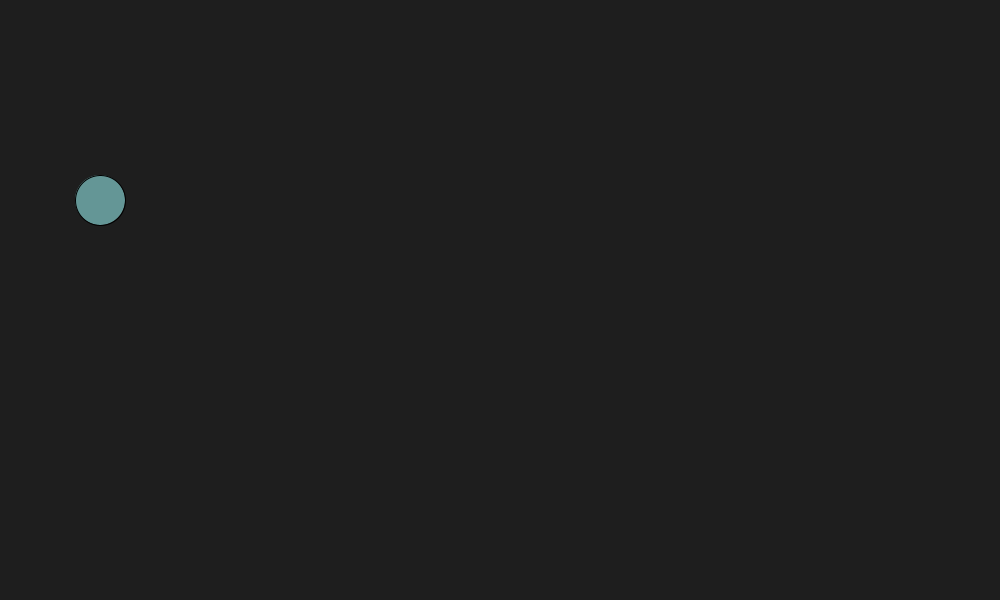
Frame 1 (no input)
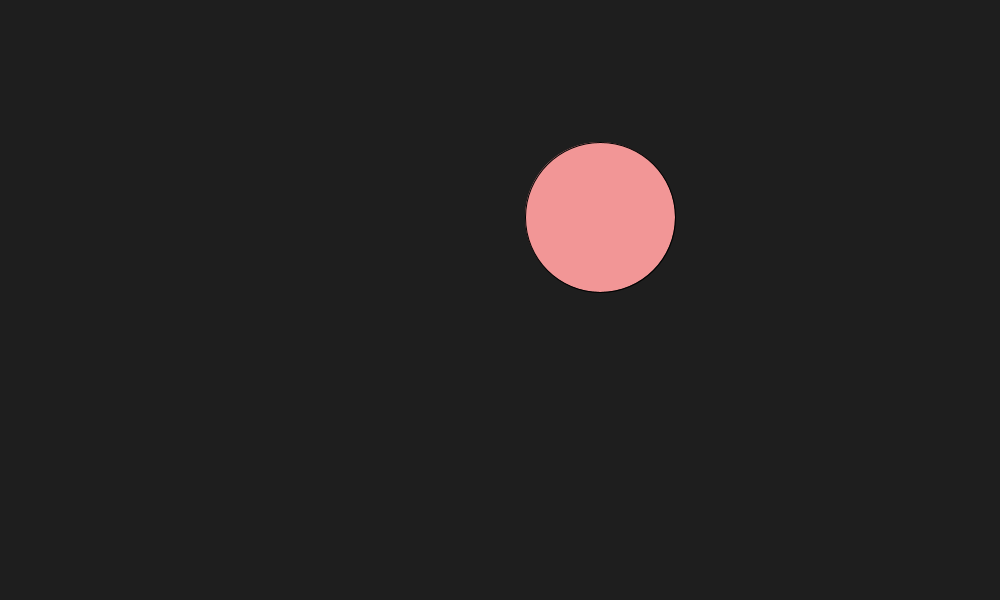
Frame 60 (the mouse pressed at the canvas centre just before this capture)
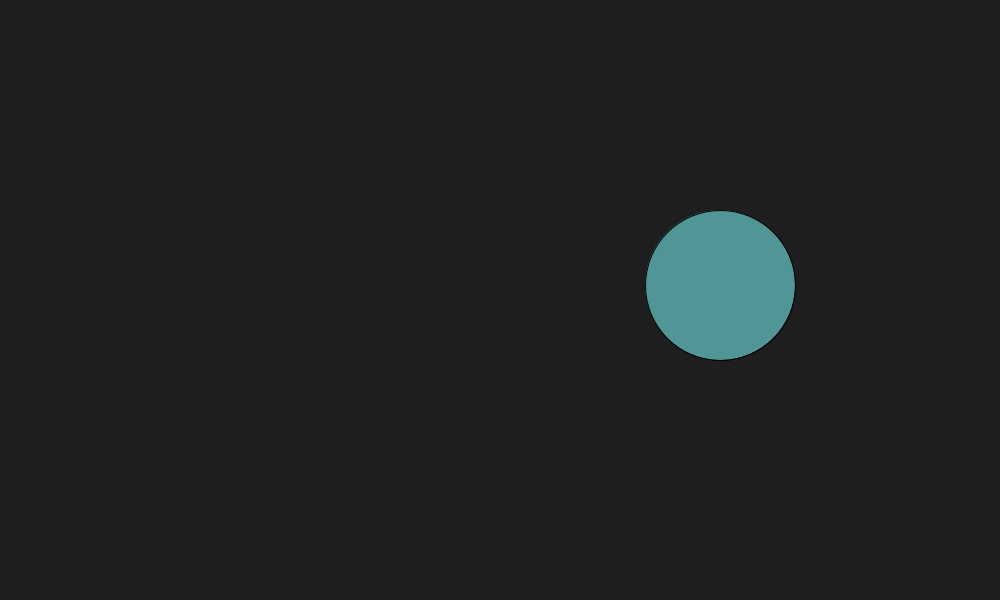
Frame 120 (the mouse held since frame 60 and released just before this capture)

The Processing sketch that drew these frames (run headless with seeded random() and noise(); from frame 60 on, the mouse is pressed at the canvas centre):

// Processing sketch: i_bouncing_ball
// ── i_bouncing_ball.pde
// declare variables
float ell_x = 0.0;
float ell_y = 200.0;
float ell_size = 50.0;

float direction_x = 1.0;
float direction_y = 1.0;

float red_component = 100.0;

void setup() {
  // initialise screen
  size(1000, 600);
  // initialise variables
  ell_x = 100.0;
  ell_y = 200.0;
  ell_size = 50.0;
  ellipseMode(CENTER);
}

void draw() {
  // draw background
  background(30);
  // draw ellangle
  fill(red_component, 150, 150);
  ellipse(ell_x, ell_y, ell_size, ell_size);
  ell_x = ell_x + direction_x*20;
  ell_y = ell_y + direction_y*17;
  if (ell_x > width - ell_size/2.0 || ell_x < ell_size/2.0){
    direction_x  = -1.0*direction_x;
    red_component = random(255);
  }
  if (ell_y > height - ell_size/2.0 || ell_y < ell_size/2.0){
    direction_y  = -1.0*direction_y;
    red_component = random(255);
  }
  if (ell_size < 150.0){
    ell_size = ell_size + 2;
  }
  // increase x coordinate -> move right
  //ell_x = ell_x > width + ell_size/2.0 ? ell_x = -ell_size/2.0 : ell_x+5;
}
